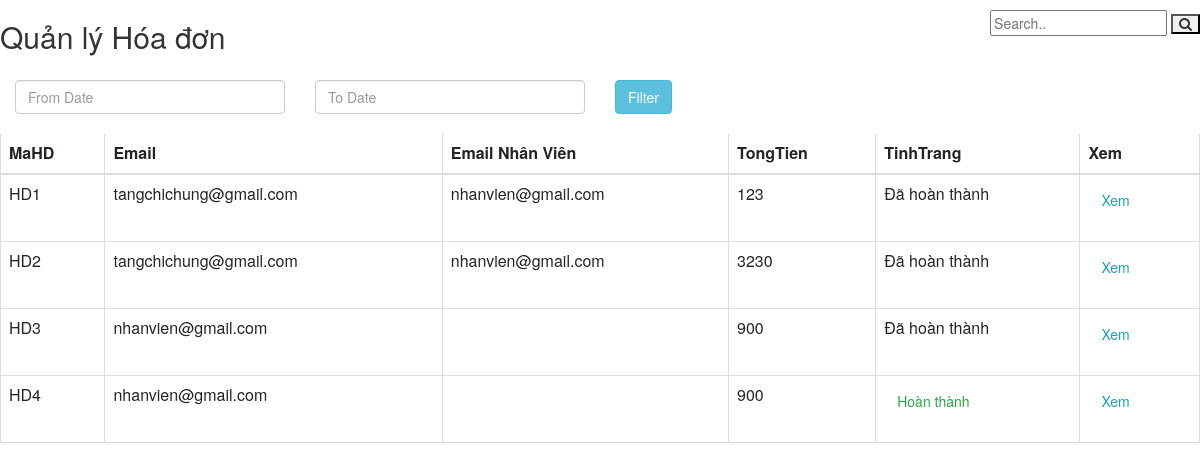
The app's page /WEB2/admin/DonHang.php with its own data.
### tables this page shows
CREATE TABLE `tblhoadon` (
  `MaHD` varchar(30) NOT NULL,
  `Email` varchar(30) NOT NULL,
  `TongTien` varchar(30) NOT NULL,
  `TinhTrang` varchar(30) NOT NULL,
  `NgayThang` date NOT NULL,
  `Email_NhanVien` varchar(30) NOT NULL
);

### WEB2/admin/DonHang.php (the view, shortened to what this page needs)
<?php
	include 'scripts.php';
?>
<link rel="stylesheet" href="https://maxcdn.bootstrapcdn.com/bootstrap/3.3.6/css/bootstrap.min.css" />
<link rel="stylesheet" href="https://cdnjs.cloudflare.com/ajax/libs/font-awesome/4.7.0/css/font-awesome.min.css">
		<div class="title"><h2>Quản lý Hóa đơn</h2></div>
		<div class="search-container">
    		<form action="code.php" method="post">
      			<input type="text" placeholder="Search.." name="search">
      			<button type="submit" name="btnSearch_HD"><i class="fa fa-search"></i></button>
    		</form>
		  </div>
		  <div>
			  <br><br><br><br>
	<div class="col-md-3">
	<input type="text" name="from_date" id="from_date" class="form-control" placeholder="From Date" />
	</div>
	<div class="col-md-3">
		<input type="text" name="to_date" id="to_date" class="form-control" placeholder="To Date" />
	</div>
	<div class="col-md-5">
		<input type="button" name="filter" id="filter" value="Filter" class="btn btn-info" />
	</div>
	<br/>
	</div>
<div class="table-responsive" id="tableHD">
<?php
	$connection = mysqli_connect("localhost","root","","webdb");
	$query = "SELECT * FROM tblhoadon";
	$query_run = mysqli_query($connection,$query);
?>
<table class="table table-bordered" id="datatable" width="100%" cellspacing="0">
	<thead>
		<tr>
			<th>MaHD</th>
			<th>Email</th>
			<th>Email Nhân Viên</th>
			<th>TongTien</th>
			<th>TinhTrang</th>
			<th>Xem</th>
		</tr>
	</thead>
	<tbody>
	<?php
		if(mysqli_num_rows($query_run)>0)
		{
			while($row = mysqli_fetch_assoc($query_run))
			{
				if ( $row['TinhTrang'] != 'Đang xử lý') {
				?>
		<tr>
			<td><?php echo $row['MaHD']; ?></td>
			<td><?php echo $row['Email']; ?></td>
			<?php
				if ($row['Email'] == $row['Email_NhanVien'])
					echo '<td></td>';
				else
					echo '<td>'.$row['Email_NhanVien'].'</td>';
			?>
			<td><?php echo $row['TongTien']; ?></td>
			<td>
				<?php
					if ( $row['TinhTrang'] == 'Đã hoàn thành' ) {
						echo 'Đã hoàn thành';
					}
					else {
						echo
						'
						<button type="submit" name="check_btn" class="btn btn-outline-success" value="'.$row['MaHD'].'" onclick="Check(this.value)">Hoàn thành</button>
						';
					}
				?>
			</td>
			<td>
				<form action="chitietDonhang.php?id=<?php echo $row['MaHD']; ?>" method="post">
				<button type="submit" name="edit_btn" class="btn btn-outline-info">Xem</button>
				</form>
			</td>
		</tr>
		<?php
		}
			}
		}
		else{
			echo "<h2>Không tìm thấy hóa đơn</h2>";
		}
		?>
	</tbody>
</table>
</div>

### WEB2/admin/DonHang.php (style rules this page uses)
* { box-sizing: border-box; }
.title { float:left; }
.search-container { float:right; margin-top:10px; }

### records on screen
tblhoadon: MaHD "HD1", Email "tangchichung@gmail.com", Email_NhanVien "nhanvien@gmail.com", TongTien "123", TinhTrang "Đã hoàn thành"
tblhoadon: MaHD "HD2", Email "tangchichung@gmail.com", Email_NhanVien "nhanvien@gmail.com", TongTien "3230", TinhTrang "Đã hoàn thành"
tblhoadon: MaHD "HD3", Email "nhanvien@gmail.com", TongTien "900", TinhTrang "Đã hoàn thành"
tblhoadon: MaHD "HD4", Email "nhanvien@gmail.com", TongTien "900"
